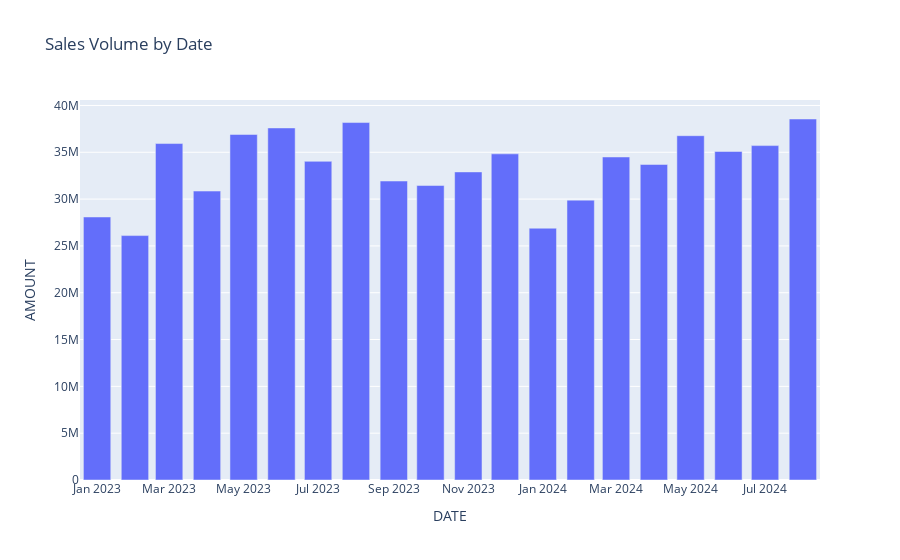

This figure's notebook cell:
### Code cell
fig = px.bar(date_distribution, 
             x=date_distribution.index, y='AMOUNT', 
             title='Sales Volume by Date')

fig.show()

### Figure 1 — Plotly figure (JSON) as saved in the notebook; plotly's stock layout.template omitted (floating-point values rounded to 4 significant figures)
{"data": [{"alignmentgroup": "True", "hovertemplate": "DATE=%{x}<br>AMOUNT=%{y}<extra></extra>", "legendgroup": "", "marker": {"color": "#636efa", "pattern": {"shape": ""}}, "name": "", "offsetgroup": "", "orientation": "v", "showlegend": false, "textposition": "auto", "type": "bar", "x": ["2024-08-01T00:00:00", "2023-08-01T00:00:00", "2023-06-01T00:00:00", "2023-05-01T00:00:00", "2024-05-01T00:00:00", "2023-03-01T00:00:00", "2024-07-01T00:00:00", "2024-06-01T00:00:00", "2023-12-01T00:00:00", "2024-03-01T00:00:00", "2023-07-01T00:00:00", "2024-04-01T00:00:00", "2023-11-01T00:00:00", "2023-09-01T00:00:00", "2023-10-01T00:00:00", "2023-04-01T00:00:00", "2024-02-01T00:00:00", "2023-01-01T00:00:00", "2024-01-01T00:00:00", "2023-02-01T00:00:00"], "xaxis": "x", "y": [38550000.0, 38170000.0, 37600000.0, 36900000.0, 36770000.0, 35930000.0, 35710000.0, 35090000.0, 34830000.0, 34500000.0, 34030000.0, 33700000.0, 32900000.0, 31930000.0, 31450000.0, 30860000.0, 29890000.0, 28090000.0, 26890000.0, 26100000.0], "yaxis": "y"}], "layout": {"barmode": "relative", "legend": {"tracegroupgap": 0}, "title": {"text": "Sales Volume by Date"}, "xaxis": {"anchor": "y", "domain": [0, 1], "title": {"text": "DATE"}}, "yaxis": {"anchor": "x", "domain": [0, 1], "title": {"text": "AMOUNT"}}}}
